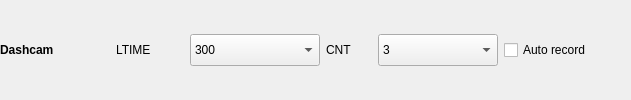
            <widget class="QWidget" name="horizontalWidget14" native="true">
             <property name="sizePolicy">
              <sizepolicy hsizetype="Expanding" vsizetype="Fixed">
               <horstretch>0</horstretch>
               <verstretch>0</verstretch>
              </sizepolicy>
             </property>
             <layout class="QHBoxLayout" name="horizontalLayout_36">
              <property name="leftMargin">
               <number>0</number>
              </property>
              <property name="topMargin">
               <number>0</number>
              </property>
              <property name="rightMargin">
               <number>0</number>
              </property>
              <property name="bottomMargin">
               <number>0</number>
              </property>
              <item>
               <widget class="QLabel" name="label_37">
                <property name="sizePolicy">
                 <sizepolicy hsizetype="Fixed" vsizetype="Fixed">
                  <horstretch>0</horstretch>
                  <verstretch>0</verstretch>
                 </sizepolicy>
                </property>
                <property name="minimumSize">
                 <size>
                  <width>110</width>
                  <height>30</height>
                 </size>
                </property>
                <property name="maximumSize">
                 <size>
                  <width>110</width>
                  <height>30</height>
                 </size>
                </property>
                <property name="font">
                 <font>
                  <weight>75</weight>
                  <bold>true</bold>
                 </font>
                </property>
                <property name="text">
                 <string>Dashcam</string>
                </property>
               </widget>
              </item>
              <item>
               <widget class="QLabel" name="label_35">
                <property name="sizePolicy">
                 <sizepolicy hsizetype="Fixed" vsizetype="Fixed">
                  <horstretch>0</horstretch>
                  <verstretch>0</verstretch>
                 </sizepolicy>
                </property>
                <property name="minimumSize">
                 <size>
                  <width>68</width>
                  <height>30</height>
                 </size>
                </property>
                <property name="maximumSize">
                 <size>
                  <width>68</width>
                  <height>30</height>
                 </size>
                </property>
                <property name="text">
                 <string>LTIME</string>
                </property>
               </widget>
              </item>
              <item>
               <widget class="QComboBox" name="comboBoxLoopTime">
                <property name="sizePolicy">
                 <sizepolicy hsizetype="Fixed" vsizetype="Fixed">
                  <horstretch>0</horstretch>
                  <verstretch>0</verstretch>
                 </sizepolicy>
                </property>
                <property name="minimumSize">
                 <size>
                  <width>130</width>
                  <height>32</height>
                 </size>
                </property>
                <property name="maximumSize">
                 <size>
                  <width>130</width>
                  <height>32</height>
                 </size>
                </property>
                <property name="styleSheet">
                 <string notr="true">QScrollBar { 
	width: 40px;
	background-color: rgba(85, 87, 83, 0.7);
}
QComboBox::item {
	padding-top: 6px;
	padding-bottom: 6px;
	height: 32px;
	min-height: 32px;
}
QComboBox::item:selected {
	background-color: rgb(78, 154, 6);
	padding-top: 6px;
	padding-bottom: 6px;
	height: 32px;
	min-height: 32px;
}</string>
                </property>
                <item>
                 <property name="text">
                  <string>300</string>
                 </property>
                </item>
                <item>
                 <property name="text">
                  <string>600</string>
                 </property>
                </item>
                <item>
                 <property name="text">
                  <string>900</string>
                 </property>
                </item>
                <item>
                 <property name="text">
                  <string>1800</string>
                 </property>
                </item>
                <item>
                 <property name="text">
                  <string>3600</string>
                 </property>
                </item>
               </widget>
              </item>
              <item>
               <widget class="QLabel" name="label_36">
                <property name="sizePolicy">
                 <sizepolicy hsizetype="Fixed" vsizetype="Fixed">
                  <horstretch>0</horstretch>
                  <verstretch>0</verstretch>
                 </sizepolicy>
                </property>
                <property name="minimumSize">
                 <size>
                  <width>46</width>
                  <height>30</height>
                 </size>
                </property>
                <property name="maximumSize">
                 <size>
                  <width>46</width>
                  <height>30</height>
                 </size>
                </property>
                <property name="text">
                 <string>CNT</string>
                </property>
               </widget>
              </item>
              <item>
               <widget class="QComboBox" name="comboBoxLoopCount">
                <property name="sizePolicy">
                 <sizepolicy hsizetype="Fixed" vsizetype="Fixed">
                  <horstretch>0</horstretch>
                  <verstretch>0</verstretch>
                 </sizepolicy>
                </property>
                <property name="minimumSize">
                 <size>
                  <width>120</width>
                  <height>32</height>
                 </size>
                </property>
                <property name="maximumSize">
                 <size>
                  <width>120</width>
                  <height>32</height>
                 </size>
                </property>
                <property name="styleSheet">
                 <string notr="true">QScrollBar { 
	width: 40px;
	background-color: rgba(85, 87, 83, 0.7);
}
QComboBox::item {
	padding-top: 6px;
	padding-bottom: 6px;
	height: 32px;
	min-height: 32px;
}
QComboBox::item:selected {
	background-color: rgb(78, 154, 6);
	padding-top: 6px;
	padding-bottom: 6px;
	height: 32px;
	min-height: 32px;
}</string>
                </property>
                <property name="currentIndex">
                 <number>2</number>
                </property>
                <item>
                 <property name="text">
                  <string>1</string>
                 </property>
                </item>
                <item>
                 <property name="text">
                  <string>2</string>
                 </property>
                </item>
                <item>
                 <property name="text">
                  <string>3</string>
                 </property>
                </item>
                <item>
                 <property name="text">
                  <string>4</string>
                 </property>
                </item>
                <item>
                 <property name="text">
                  <string>5</string>
                 </property>
                </item>
               </widget>
              </item>
              <item>
               <widget class="QCheckBox" name="checkBoxAutoRecording">
                <property name="text">
                 <string>Auto record</string>
                </property>
               </widget>
              </item>
              <item>
               <spacer name="horizontalSpacer_4">
                <property name="orientation">
                 <enum>Qt::Horizontal</enum>
                </property>
                <property name="sizeHint" stdset="0">
                 <size>
                  <width>40</width>
                  <height>20</height>
                 </size>
                </property>
               </spacer>
              </item>
             </layout>
            </widget>
